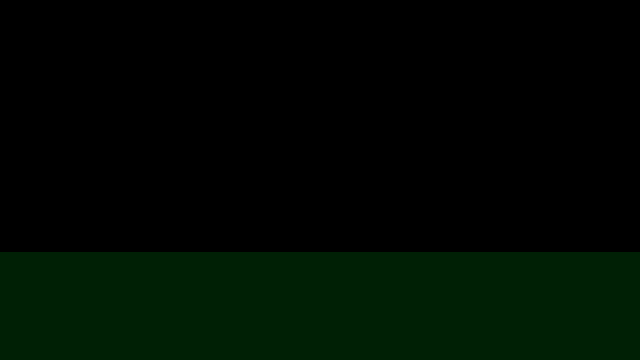
Frame 1 (no input)
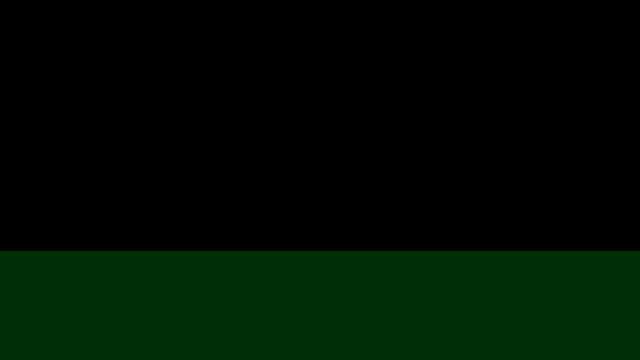
Frame 2 (the mouse pressed at the canvas centre, redrawn once)

The Processing sketch that drew these frames (run headless with seeded random() and noise(); the mouse was pressed at the canvas centre and the sketch redrawn once):

// Processing sketch: loop_hw
// ── loop_hw.pde
float y = 100;
 

void setup() {
  size(640, 360);  
  noLoop();
   y = height * 0.7;
}


void draw() { 
  background(0);   // Set the background to black
  fill(0,random(255),random(100),50);
  noStroke();
  rect(0, y, width, y);  
  
  y = y - 1; 
  if (y < 0) { 
    y = height; 
  } 
} 

void mousePressed() {
  loop();
}
